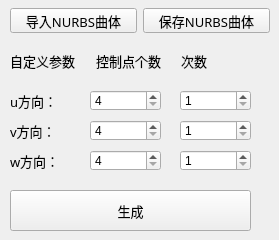
                       <widget class="QWidget" name="tab_3">
                        <attribute name="title">
                         <string>曲体</string>
                        </attribute>
                        <widget class="QWidget" name="layoutWidget_2">
                         <property name="geometry">
                          <rect>
                           <x>10</x>
                           <y>0</y>
                           <width>260</width>
                           <height>41</height>
                          </rect>
                         </property>
                         <layout class="QHBoxLayout" name="horizontalLayout_11">
                          <item>
                           <widget class="QPushButton" name="btnOpenVolume">
                            <property name="maximumSize">
                             <size>
                              <width>16777215</width>
                              <height>25</height>
                             </size>
                            </property>
                            <property name="font">
                             <font>
                              <family>黑体</family>
                              <pointsize>10</pointsize>
                             </font>
                            </property>
                            <property name="text">
                             <string>导入NURBS曲体</string>
                            </property>
                            <property name="icon">
                             <iconset resource="Turbine_Blade.qrc">
                              <normaloff>:/Ticon/Resources/icon (4).png</normaloff>:/Ticon/Resources/icon (4).png</iconset>
                            </property>
                            <property name="iconSize">
                             <size>
                              <width>20</width>
                              <height>20</height>
                             </size>
                            </property>
                           </widget>
                          </item>
                          <item>
                           <widget class="QPushButton" name="btnSaveVolume">
                            <property name="maximumSize">
                             <size>
                              <width>16777215</width>
                              <height>25</height>
                             </size>
                            </property>
                            <property name="font">
                             <font>
                              <family>黑体</family>
                              <pointsize>10</pointsize>
                             </font>
                            </property>
                            <property name="text">
                             <string>保存NURBS曲体</string>
                            </property>
                            <property name="icon">
                             <iconset resource="Turbine_Blade.qrc">
                              <normaloff>:/Ticon/Resources/icon (5).png</normaloff>:/Ticon/Resources/icon (5).png</iconset>
                            </property>
                            <property name="iconSize">
                             <size>
                              <width>18</width>
                              <height>18</height>
                             </size>
                            </property>
                           </widget>
                          </item>
                         </layout>
                        </widget>
                        <widget class="QSpinBox" name="volumeControlCnt_u">
                         <property name="geometry">
                          <rect>
                           <x>90</x>
                           <y>90</y>
                           <width>71</width>
                           <height>21</height>
                          </rect>
                         </property>
                         <property name="minimum">
                          <number>4</number>
                         </property>
                        </widget>
                        <widget class="QSpinBox" name="volumeControlCnt_v">
                         <property name="geometry">
                          <rect>
                           <x>90</x>
                           <y>120</y>
                           <width>71</width>
                           <height>21</height>
                          </rect>
                         </property>
                         <property name="minimum">
                          <number>4</number>
                         </property>
                        </widget>
                        <widget class="QSpinBox" name="volumeControlCnt_w">
                         <property name="geometry">
                          <rect>
                           <x>90</x>
                           <y>150</y>
                           <width>71</width>
                           <height>21</height>
                          </rect>
                         </property>
                         <property name="minimum">
                          <number>4</number>
                         </property>
                        </widget>
                        <widget class="QPushButton" name="bthGenrateVolume">
                         <property name="geometry">
                          <rect>
                           <x>10</x>
                           <y>190</y>
                           <width>241</width>
                           <height>41</height>
                          </rect>
                         </property>
                         <property name="font">
                          <font>
                           <family>黑体</family>
                           <pointsize>10</pointsize>
                          </font>
                         </property>
                         <property name="text">
                          <string>生成</string>
                         </property>
                        </widget>
                        <widget class="QWidget" name="layoutWidget_6">
                         <property name="geometry">
                          <rect>
                           <x>10</x>
                           <y>40</y>
                           <width>251</width>
                           <height>41</height>
                          </rect>
                         </property>
                         <layout class="QHBoxLayout" name="horizontalLayout_23">
                          <item>
                           <widget class="QLabel" name="label_14">
                            <property name="font">
                             <font>
                              <family>黑体</family>
                              <pointsize>10</pointsize>
                             </font>
                            </property>
                            <property name="text">
                             <string>自定义参数</string>
                            </property>
                           </widget>
                          </item>
                          <item>
                           <widget class="QLabel" name="label_15">
                            <property name="font">
                             <font>
                              <family>黑体</family>
                              <pointsize>10</pointsize>
                             </font>
                            </property>
                            <property name="text">
                             <string>控制点个数</string>
                            </property>
                           </widget>
                          </item>
                          <item>
                           <widget class="QLabel" name="label_16">
                            <property name="font">
                             <font>
                              <family>黑体</family>
                              <pointsize>10</pointsize>
                             </font>
                            </property>
                            <property name="text">
                             <string>次数</string>
                            </property>
                           </widget>
                          </item>
                         </layout>
                        </widget>
                        <widget class="QLabel" name="label_22">
                         <property name="geometry">
                          <rect>
                           <x>10</x>
                           <y>120</y>
                           <width>61</width>
                           <height>21</height>
                          </rect>
                         </property>
                         <property name="font">
                          <font>
                           <family>黑体</family>
                           <pointsize>10</pointsize>
                          </font>
                         </property>
                         <property name="text">
                          <string>v方向：</string>
                         </property>
                        </widget>
                        <widget class="QLabel" name="label_23">
                         <property name="geometry">
                          <rect>
                           <x>10</x>
                           <y>90</y>
                           <width>61</width>
                           <height>21</height>
                          </rect>
                         </property>
                         <property name="font">
                          <font>
                           <family>黑体</family>
                           <pointsize>10</pointsize>
                          </font>
                         </property>
                         <property name="text">
                          <string>u方向：</string>
                         </property>
                        </widget>
                        <widget class="QLabel" name="label_24">
                         <property name="geometry">
                          <rect>
                           <x>10</x>
                           <y>150</y>
                           <width>61</width>
                           <height>21</height>
                          </rect>
                         </property>
                         <property name="font">
                          <font>
                           <family>黑体</family>
                           <pointsize>10</pointsize>
                          </font>
                         </property>
                         <property name="text">
                          <string>w方向：</string>
                         </property>
                        </widget>
                        <widget class="QSpinBox" name="volumeControlDegree_u">
                         <property name="geometry">
                          <rect>
                           <x>180</x>
                           <y>90</y>
                           <width>71</width>
                           <height>21</height>
                          </rect>
                         </property>
                         <property name="minimum">
                          <number>1</number>
                         </property>
                         <property name="value">
                          <number>1</number>
                         </property>
                        </widget>
                        <widget class="QSpinBox" name="volumeControlDegree_v">
                         <property name="geometry">
                          <rect>
                           <x>180</x>
                           <y>120</y>
                           <width>71</width>
                           <height>21</height>
                          </rect>
                         </property>
                         <property name="minimum">
                          <number>1</number>
                         </property>
                         <property name="value">
                          <number>1</number>
                         </property>
                        </widget>
                        <widget class="QSpinBox" name="volumeControlDegree_w">
                         <property name="geometry">
                          <rect>
                           <x>180</x>
                           <y>150</y>
                           <width>71</width>
                           <height>21</height>
                          </rect>
                         </property>
                         <property name="minimum">
                          <number>1</number>
                         </property>
                         <property name="value">
                          <number>1</number>
                         </property>
                        </widget>
                       </widget>
